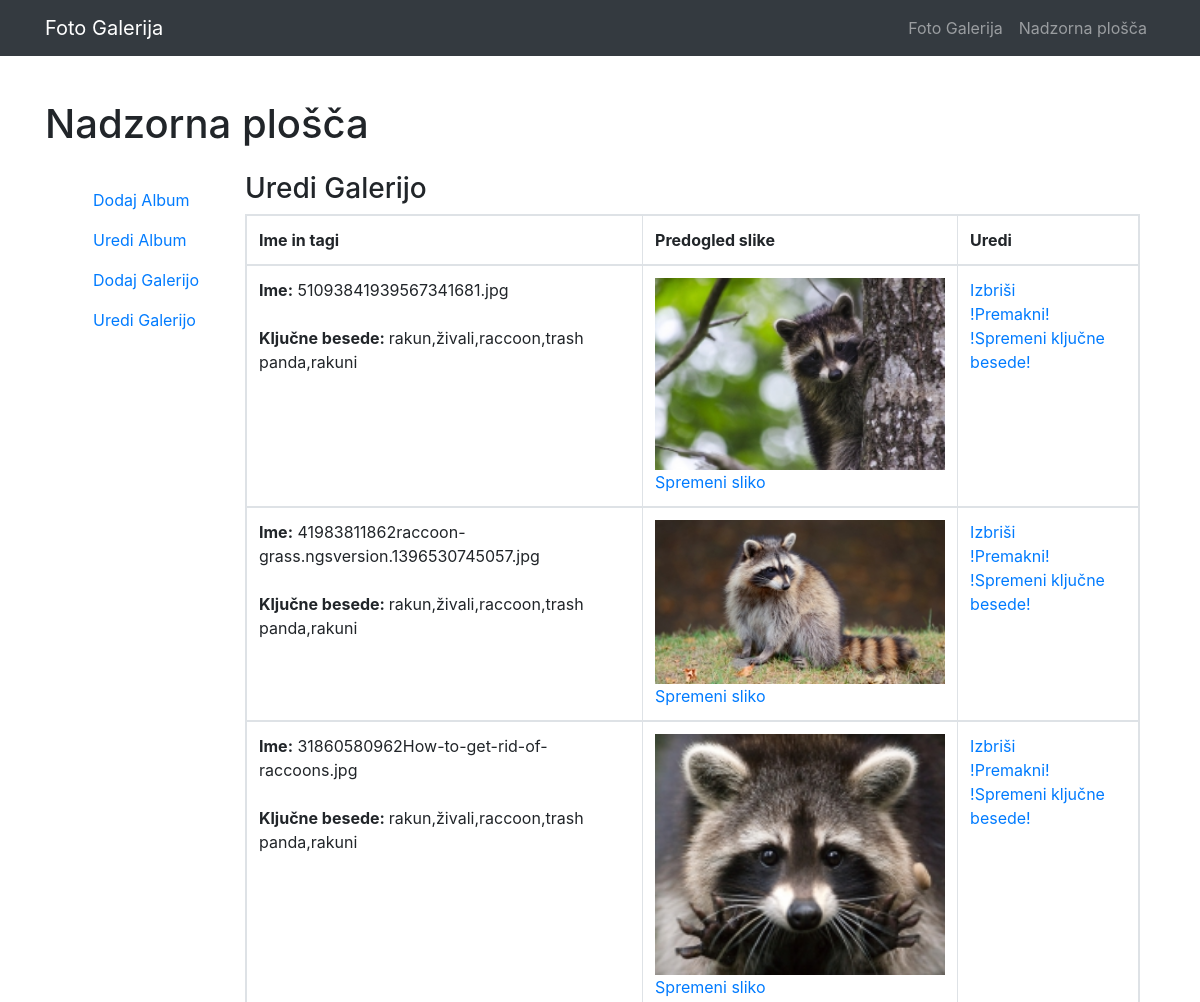
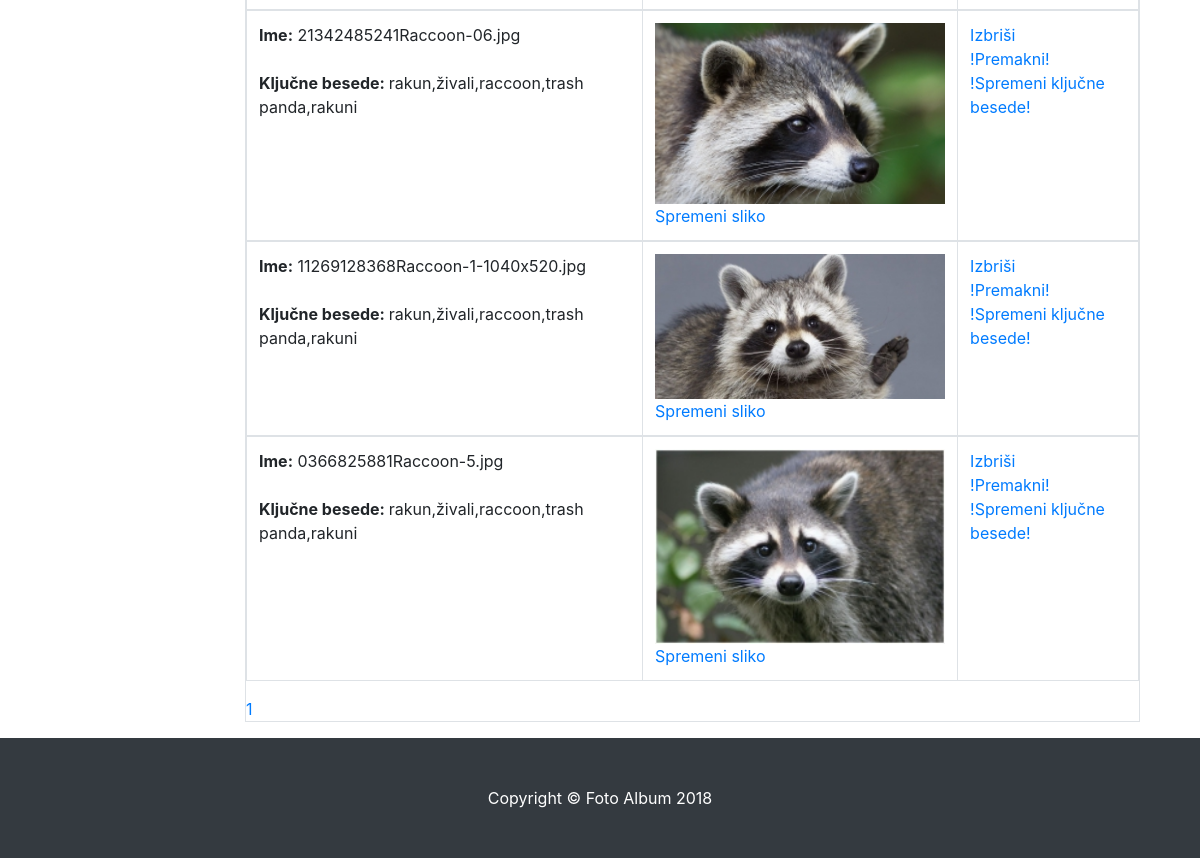
The page /admin/galerija_uredi_slike.php?id=29 on the database its author committed (2 pictures, top to bottom).
### tables this page shows
CREATE TABLE `galerija` (
  `ID` int(11) NOT NULL,
  `album_id` varchar(10) NOT NULL,
  `naslov_galerije` varchar(1000) NOT NULL,
  `slika_galerija` varchar(1000) NOT NULL,
  `tagi` varchar(500) NOT NULL,
  `status` varchar(20) NOT NULL
);

### admin/galerija_uredi_slike.php (the view, shortened to what this page needs)
<?php
include 'glava.php';
include 'meni-admin.php';
?>
    <div class="container">
      <h1 class="my-4">Nadzorna plošča</h1>
<div class="container-fluid">
  <div class="row">
    <div class="col-sm-3 col-lg-2">
      <nav class="navbar navbar-default navbar-fixed-side">
<?php
include 'meni-stranski.php';
?>
      </nav>
    </div>
    <div class="col-sm-9 col-lg-10">
      <h3>Uredi Galerijo</h3>
                        <div class="panel-body">
                           <div class="table-responsive table-bordered">
                           <?php
include "povezi.php";
$id_album = $_REQUEST['id'];
if (isset($_GET["stran"])) { $stran = $_GET["stran"]; } else { $stran=1; };
$zacetnastran = ($stran-1) * 10;
$result = mysqli_query ($povezi, "SELECT * FROM galerija WHERE status='procesiranje' AND album_id='$id_album' ORDER BY ID DESC LIMIT $zacetnastran, 10");
?>
<table class="table">
	<thead>
		<tr>
			<th width="50%">Ime in tagi</th>
			<th width="25%">Predogled slike</th>
			<th colspan=2 width="25%">Uredi</th>
		</tr>
	</thead>
<?php
while ($row = mysqli_fetch_assoc($result)) {
?>
<tbody>
<tr>
	<td><?php echo "<b>Ime:</b> ".$row["slika_galerija"]; ?><br><br><?php echo "<b>Ključne besede: </b>".$row["tagi"]; ?></td>
	<td><a href='spremeni_sliko_galerija.php?zbrisi=<?php echo  $row["ID"];?>&id=<?php echo $row["album_id"]; ?>'><img src="zmanjsane_slike_galerija/<?php echo $row["slika_galerija"]; ?>" width="290px" />Spremeni sliko</a></td>
	<td><a href='zbrisi_galerijo.php?galerija_id=<?php echo $row["ID"]; ?>&galerija_album_id=<?php echo $row["album_id"]; ?>'>Izbriši</a><br><a href='premakni.php?galerija_id=<?php echo $row["ID"];?>&id=<?php echo $row["album_id"]; ?>'>!Premakni!</a><br><a href='#?galerija_id=<?php echo $row["ID"];?>&id=<?php echo $row["album_id"]; ?>'>!Spremeni ključne besede!</a>
                                        </tr>
										</tbody>
<?php
};
?>
</table>
<?php
$result = mysqli_query($povezi,"SELECT COUNT(album_id) FROM galerija WHERE album_id='$id_album' AND status='procesiranje'");
$row = mysqli_fetch_row($result);
$vsi_albumi = $row[0];
$strani = ceil($vsi_albumi / 10);
for ($i=1; $i<=$strani; $i++) {
echo "<a href='galerija_uredi_slike.php?stran=$i&id=$id_album'>".$i."</a> ";
};
?>
                                </div>
                                </div>
                            </div>
                        </div>
                    </div>
    </div>
<?php include "noga.php"; ?>

### admin/css/3-col-portfolio.css (style rules this page uses)
body { padding-top: 54px; }
@media (min-width: 992px) { body { padding-top: 56px; } }

### admin/galerija_uredi_slike.php (style rules this page uses)
body { margin-top:20px; }

### rows shown on the page
galerija: slika_galerija "51093841939567341681.jpg", tagi "rakun,živali,raccoon,trash panda,rakuni", slika_galerija (picture)
galerija: slika_galerija "41983811862raccoon-grass.ngsversion.1396530745057.jpg", tagi "rakun,živali,raccoon,trash panda,rakuni", slika_galerija (picture)
galerija: slika_galerija "31860580962How-to-get-rid-of-raccoons.jpg", tagi "rakun,živali,raccoon,trash panda,rakuni", slika_galerija (picture)
galerija: slika_galerija "21342485241Raccoon-06.jpg", tagi "rakun,živali,raccoon,trash panda,rakuni", slika_galerija (picture)
galerija: slika_galerija "11269128368Raccoon-1-1040x520.jpg", tagi "rakun,živali,raccoon,trash panda,rakuni", slika_galerija (picture)
galerija: slika_galerija "0366825881Raccoon-5.jpg", tagi "rakun,živali,raccoon,trash panda,rakuni", slika_galerija (picture)
